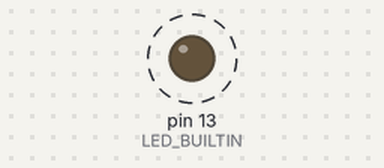
Recording of a sketch running on a simulated Arduino Uno, built with avr-gcc and run on an emulated ATmega328P. Parts: output pins drawn as LEDs (lit = HIGH). Dashed ring = blinking.

Above: at 0.5 s.
Timing chart, 0 to 4.6 s (numbered marks = the images above):
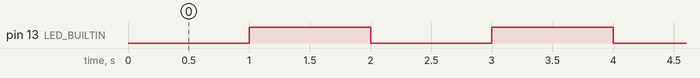

Measured:
- by itself, pin 13 (LED_BUILTIN): alternates HIGH for 1.0 s and LOW for 1.0 s

The sketch:

BlinkWithTimer.ino
```cpp
/*
 * A better blink without delay or running a process at intervals without a delay
 *
 * Jack's example program modified to work with builtin LED pin 13 on Arduino Uno
 */

#include "Timer.h"  //http://github.com/JChristensen/Timer
Timer t;            //instantiate the timer object

void setup(void)
{
    pinMode(LED_BUILTIN, OUTPUT);
    t.oscillate(LED_BUILTIN, 1000, LOW); // sets up the time for 1 second intervals
}

void loop(void)
{
    // only requires a few milliseconds to run the timer update
    t.update();

    // other code here, runs without a delay() function above
}
```
